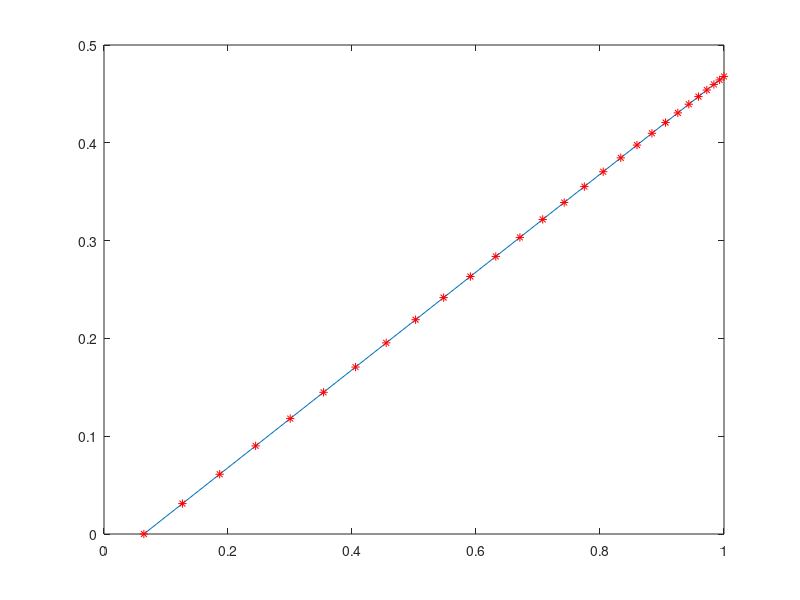

MATLAB code to generate this figure:
%function retval = calc_delta_t (input1, input2)
v_max = 1/2; % [rev/s] allts� 1 varv p� 2 sekunder
steps_per_rev = 400; % stegmotorspecifik
tn = 1; % efter tn [s] vill jag ha v_target (helt p�hittad)

% d� blir motorstyrsignalen/pulst�get:
f = v_max * steps_per_rev;
T_min = 1/f;
fprintf("shortest possible step period: %f\n", T_min)

% acceleration
a_max = v_max/tn; %max acceleration [rev/s^2] 
fprintf("acceleration = %.2f, given v_max = %.2f, tn = %.2f\n", a_max, v_max, tn)

%delta_t ber�kningar
%hitta p� antal uppdateringar av v under 0:tn
n = 28; % 28 speed-updates mellan 0 och tn, helt p�hittat
fprintf("number of speed updates during tn, n = %d \n", n)
sum_n = sum(1:n);

delta_t = (tn - n*T_min)/sum_n;
fprintf("delta_t =  %f\n", delta_t)

t = zeros(1,n);
t(1) = T_min+n*delta_t;
for i=[2:n]
  t(i) = T_min+(n-i+1)*delta_t + t(i-1);
end

v=zeros(1, n);
s=zeros(1, n);
for i = [2:n]
  v(i) = v(i-1) + a_max*(t(i) - t(i-1));
  s(i) = s(i-1) + v(i)*(t(i) - t(i-1));
end

% det man vill ha ut �r delta_t d� kan man r�kna ut offsett mellan varje
% StartStep:
% T_min+n(i)*delta_t

plot(t,v)
hold on
plot(t,v,'r*')
hold off
%endfunction
